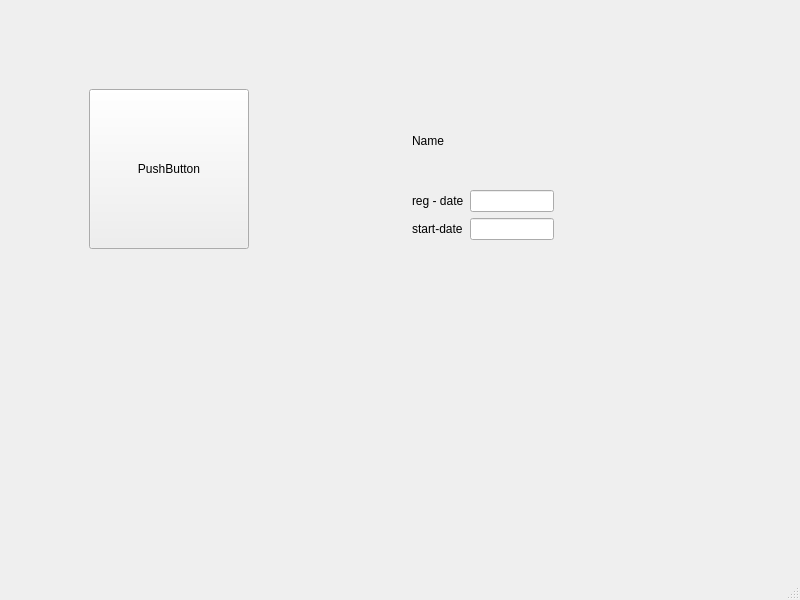
<?xml version="1.0" encoding="UTF-8"?>
<ui version="4.0">
 <class>Directory</class>
 <widget class="QMainWindow" name="Directory">
  <property name="geometry">
   <rect>
    <x>0</x>
    <y>0</y>
    <width>800</width>
    <height>600</height>
   </rect>
  </property>
  <property name="minimumSize">
   <size>
    <width>160</width>
    <height>160</height>
   </size>
  </property>
  <property name="windowTitle">
   <string>Directory</string>
  </property>
  <widget class="QWidget" name="centralwidget">
   <layout class="QGridLayout" name="gridLayout_2">
    <item row="0" column="0">
     <layout class="QGridLayout" name="gridLayout" rowstretch="0" columnstretch="0,0">
      <property name="sizeConstraint">
       <enum>QLayout::SetMinAndMaxSize</enum>
      </property>
      <property name="leftMargin">
       <number>80</number>
      </property>
      <property name="topMargin">
       <number>80</number>
      </property>
      <property name="rightMargin">
       <number>80</number>
      </property>
      <property name="bottomMargin">
       <number>80</number>
      </property>
      <property name="spacing">
       <number>6</number>
      </property>
      <item row="0" column="1" alignment="Qt::AlignLeft|Qt::AlignTop">
       <widget class="QWidget" name="widget" native="true">
        <property name="sizePolicy">
         <sizepolicy hsizetype="Fixed" vsizetype="Fixed">
          <horstretch>0</horstretch>
          <verstretch>0</verstretch>
         </sizepolicy>
        </property>
        <property name="minimumSize">
         <size>
          <width>160</width>
          <height>160</height>
         </size>
        </property>
        <property name="maximumSize">
         <size>
          <width>160</width>
          <height>160</height>
         </size>
        </property>
        <property name="baseSize">
         <size>
          <width>160</width>
          <height>160</height>
         </size>
        </property>
        <layout class="QGridLayout" name="gridLayout_3">
         <item row="0" column="0" colspan="2">
          <widget class="QLabel" name="label">
           <property name="text">
            <string>Name</string>
           </property>
          </widget>
         </item>
         <item row="1" column="0">
          <widget class="QLabel" name="label_2">
           <property name="text">
            <string>reg - date</string>
           </property>
          </widget>
         </item>
         <item row="1" column="1">
          <widget class="QLineEdit" name="lineEdit"/>
         </item>
         <item row="2" column="0">
          <widget class="QLabel" name="label_3">
           <property name="text">
            <string>start-date</string>
           </property>
          </widget>
         </item>
         <item row="2" column="1">
          <widget class="QLineEdit" name="lineEdit_2"/>
         </item>
        </layout>
       </widget>
      </item>
      <item row="0" column="0" alignment="Qt::AlignLeft|Qt::AlignTop">
       <widget class="QPushButton" name="pushButton">
        <property name="sizePolicy">
         <sizepolicy hsizetype="Fixed" vsizetype="Fixed">
          <horstretch>0</horstretch>
          <verstretch>0</verstretch>
         </sizepolicy>
        </property>
        <property name="minimumSize">
         <size>
          <width>160</width>
          <height>160</height>
         </size>
        </property>
        <property name="maximumSize">
         <size>
          <width>160</width>
          <height>160</height>
         </size>
        </property>
        <property name="text">
         <string>PushButton</string>
        </property>
       </widget>
      </item>
     </layout>
    </item>
   </layout>
  </widget>
  <widget class="QMenuBar" name="menubar">
   <property name="geometry">
    <rect>
     <x>0</x>
     <y>0</y>
     <width>800</width>
     <height>22</height>
    </rect>
   </property>
  </widget>
  <widget class="QStatusBar" name="statusbar"/>
 </widget>
 <resources/>
 <connections/>
</ui>
